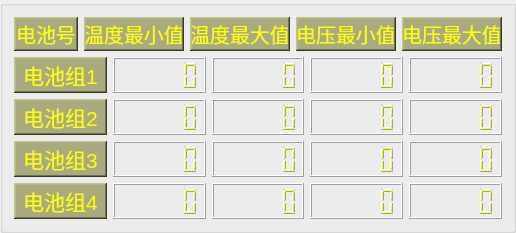
          <widget class="QGroupBox" name="groupBox_16">
           <property name="title">
            <string/>
           </property>
           <layout class="QVBoxLayout" name="verticalLayout_2" stretch="0,0,0,0,0">
            <item>
             <layout class="QHBoxLayout" name="horizontalLayout_43">
              <property name="spacing">
               <number>6</number>
              </property>
              <item>
               <widget class="QLabel" name="label_5">
                <property name="maximumSize">
                 <size>
                  <width>100</width>
                  <height>50</height>
                 </size>
                </property>
                <property name="font">
                 <font>
                  <pointsize>15</pointsize>
                 </font>
                </property>
                <property name="styleSheet">
                 <string notr="true">color: rgb(255, 255, 0);
background-color: rgb(170, 170, 127);</string>
                </property>
                <property name="frameShape">
                 <enum>QFrame::WinPanel</enum>
                </property>
                <property name="frameShadow">
                 <enum>QFrame::Raised</enum>
                </property>
                <property name="text">
                 <string>电池号</string>
                </property>
                <property name="alignment">
                 <set>Qt::AlignCenter</set>
                </property>
               </widget>
              </item>
              <item>
               <widget class="QLabel" name="label_28">
                <property name="maximumSize">
                 <size>
                  <width>100</width>
                  <height>50</height>
                 </size>
                </property>
                <property name="font">
                 <font>
                  <pointsize>15</pointsize>
                 </font>
                </property>
                <property name="styleSheet">
                 <string notr="true">color: rgb(255, 255, 0);
background-color: rgb(170, 170, 127);</string>
                </property>
                <property name="frameShape">
                 <enum>QFrame::WinPanel</enum>
                </property>
                <property name="frameShadow">
                 <enum>QFrame::Raised</enum>
                </property>
                <property name="text">
                 <string>温度最小值</string>
                </property>
                <property name="alignment">
                 <set>Qt::AlignCenter</set>
                </property>
               </widget>
              </item>
              <item>
               <widget class="QLabel" name="label_29">
                <property name="maximumSize">
                 <size>
                  <width>100</width>
                  <height>50</height>
                 </size>
                </property>
                <property name="font">
                 <font>
                  <pointsize>15</pointsize>
                 </font>
                </property>
                <property name="styleSheet">
                 <string notr="true">color: rgb(255, 255, 0);
background-color: rgb(170, 170, 127);</string>
                </property>
                <property name="frameShape">
                 <enum>QFrame::WinPanel</enum>
                </property>
                <property name="frameShadow">
                 <enum>QFrame::Raised</enum>
                </property>
                <property name="text">
                 <string>温度最大值</string>
                </property>
                <property name="alignment">
                 <set>Qt::AlignCenter</set>
                </property>
               </widget>
              </item>
              <item>
               <widget class="QLabel" name="label_30">
                <property name="maximumSize">
                 <size>
                  <width>100</width>
                  <height>50</height>
                 </size>
                </property>
                <property name="font">
                 <font>
                  <pointsize>15</pointsize>
                 </font>
                </property>
                <property name="styleSheet">
                 <string notr="true">color: rgb(255, 255, 0);
background-color: rgb(170, 170, 127);</string>
                </property>
                <property name="frameShape">
                 <enum>QFrame::WinPanel</enum>
                </property>
                <property name="frameShadow">
                 <enum>QFrame::Raised</enum>
                </property>
                <property name="text">
                 <string>电压最小值</string>
                </property>
                <property name="alignment">
                 <set>Qt::AlignCenter</set>
                </property>
               </widget>
              </item>
              <item>
               <widget class="QLabel" name="label_35">
                <property name="maximumSize">
                 <size>
                  <width>100</width>
                  <height>50</height>
                 </size>
                </property>
                <property name="font">
                 <font>
                  <pointsize>15</pointsize>
                 </font>
                </property>
                <property name="styleSheet">
                 <string notr="true">color: rgb(255, 255, 0);
background-color: rgb(170, 170, 127);</string>
                </property>
                <property name="frameShape">
                 <enum>QFrame::WinPanel</enum>
                </property>
                <property name="frameShadow">
                 <enum>QFrame::Raised</enum>
                </property>
                <property name="text">
                 <string>电压最大值</string>
                </property>
                <property name="alignment">
                 <set>Qt::AlignCenter</set>
                </property>
               </widget>
              </item>
             </layout>
            </item>
            <item>
             <layout class="QHBoxLayout" name="horizontalLayout_28">
              <item>
               <widget class="QLabel" name="label_3">
                <property name="maximumSize">
                 <size>
                  <width>100</width>
                  <height>50</height>
                 </size>
                </property>
                <property name="font">
                 <font>
                  <pointsize>16</pointsize>
                 </font>
                </property>
                <property name="styleSheet">
                 <string notr="true">color: rgb(255, 255, 0);
background-color: rgb(170, 170, 127);</string>
                </property>
                <property name="frameShape">
                 <enum>QFrame::WinPanel</enum>
                </property>
                <property name="frameShadow">
                 <enum>QFrame::Raised</enum>
                </property>
                <property name="text">
                 <string>电池组1</string>
                </property>
                <property name="alignment">
                 <set>Qt::AlignCenter</set>
                </property>
               </widget>
              </item>
              <item>
               <widget class="QLCDNumber" name="show_Battery1_MinTemperature">
                <property name="maximumSize">
                 <size>
                  <width>100</width>
                  <height>50</height>
                 </size>
                </property>
                <property name="font">
                 <font>
                  <pointsize>11</pointsize>
                 </font>
                </property>
                <property name="styleSheet">
                 <string notr="true">color: rgb(255, 255, 0);</string>
                </property>
                <property name="smallDecimalPoint">
                 <bool>true</bool>
                </property>
               </widget>
              </item>
              <item>
               <widget class="QLCDNumber" name="show_Battery1_MaxTemperature">
                <property name="maximumSize">
                 <size>
                  <width>100</width>
                  <height>50</height>
                 </size>
                </property>
                <property name="font">
                 <font>
                  <pointsize>11</pointsize>
                 </font>
                </property>
                <property name="styleSheet">
                 <string notr="true">color: rgb(255, 255, 0);</string>
                </property>
                <property name="smallDecimalPoint">
                 <bool>true</bool>
                </property>
               </widget>
              </item>
              <item>
               <widget class="QLCDNumber" name="show_Battery1_MinVoltage">
                <property name="maximumSize">
                 <size>
                  <width>100</width>
                  <height>50</height>
                 </size>
                </property>
                <property name="font">
                 <font>
                  <pointsize>11</pointsize>
                 </font>
                </property>
                <property name="styleSheet">
                 <string notr="true">color: rgb(255, 255, 0);</string>
                </property>
                <property name="smallDecimalPoint">
                 <bool>true</bool>
                </property>
               </widget>
              </item>
              <item>
               <widget class="QLCDNumber" name="show_Battery1_MaxVoltage">
                <property name="maximumSize">
                 <size>
                  <width>100</width>
                  <height>50</height>
                 </size>
                </property>
                <property name="font">
                 <font>
                  <pointsize>11</pointsize>
                 </font>
                </property>
                <property name="styleSheet">
                 <string notr="true">color: rgb(255, 255, 0);</string>
                </property>
                <property name="smallDecimalPoint">
                 <bool>true</bool>
                </property>
               </widget>
              </item>
             </layout>
            </item>
            <item>
             <layout class="QHBoxLayout" name="horizontalLayout_32">
              <item>
               <widget class="QLabel" name="label_8">
                <property name="maximumSize">
                 <size>
                  <width>100</width>
                  <height>50</height>
                 </size>
                </property>
                <property name="font">
                 <font>
                  <pointsize>16</pointsize>
                 </font>
                </property>
                <property name="styleSheet">
                 <string notr="true">color: rgb(255, 255, 0);
background-color: rgb(170, 170, 127);</string>
                </property>
                <property name="frameShape">
                 <enum>QFrame::WinPanel</enum>
                </property>
                <property name="frameShadow">
                 <enum>QFrame::Raised</enum>
                </property>
                <property name="text">
                 <string>电池组2</string>
                </property>
                <property name="alignment">
                 <set>Qt::AlignCenter</set>
                </property>
               </widget>
              </item>
              <item>
               <widget class="QLCDNumber" name="show_Battery2_MinTemperature">
                <property name="maximumSize">
                 <size>
                  <width>100</width>
                  <height>50</height>
                 </size>
                </property>
                <property name="font">
                 <font>
                  <pointsize>11</pointsize>
                 </font>
                </property>
                <property name="styleSheet">
                 <string notr="true">color: rgb(255, 255, 0);</string>
                </property>
                <property name="smallDecimalPoint">
                 <bool>true</bool>
                </property>
               </widget>
              </item>
              <item>
               <widget class="QLCDNumber" name="show_Battery2_MaxTemperature">
                <property name="maximumSize">
                 <size>
                  <width>100</width>
                  <height>50</height>
                 </size>
                </property>
                <property name="font">
                 <font>
                  <pointsize>11</pointsize>
                 </font>
                </property>
                <property name="styleSheet">
                 <string notr="true">color: rgb(255, 255, 0);</string>
                </property>
                <property name="smallDecimalPoint">
                 <bool>true</bool>
                </property>
               </widget>
              </item>
              <item>
               <widget class="QLCDNumber" name="show_Battery2_MinVoltage">
                <property name="maximumSize">
                 <size>
                  <width>100</width>
                  <height>50</height>
                 </size>
                </property>
                <property name="font">
                 <font>
                  <pointsize>11</pointsize>
                 </font>
                </property>
                <property name="styleSheet">
                 <string notr="true">color: rgb(255, 255, 0);</string>
                </property>
                <property name="smallDecimalPoint">
                 <bool>true</bool>
                </property>
               </widget>
              </item>
              <item>
               <widget class="QLCDNumber" name="show_Battery2_MaxVoltage">
                <property name="maximumSize">
                 <size>
                  <width>100</width>
                  <height>50</height>
                 </size>
                </property>
                <property name="font">
                 <font>
                  <pointsize>11</pointsize>
                 </font>
                </property>
                <property name="styleSheet">
                 <string notr="true">color: rgb(255, 255, 0);</string>
                </property>
                <property name="smallDecimalPoint">
                 <bool>true</bool>
                </property>
               </widget>
              </item>
             </layout>
            </item>
            <item>
             <layout class="QHBoxLayout" name="horizontalLayout_41">
              <item>
               <widget class="QLabel" name="label_13">
                <property name="maximumSize">
                 <size>
                  <width>100</width>
                  <height>50</height>
                 </size>
                </property>
                <property name="font">
                 <font>
                  <pointsize>16</pointsize>
                 </font>
                </property>
                <property name="styleSheet">
                 <string notr="true">color: rgb(255, 255, 0);
background-color: rgb(170, 170, 127);</string>
                </property>
                <property name="frameShape">
                 <enum>QFrame::WinPanel</enum>
                </property>
                <property name="frameShadow">
                 <enum>QFrame::Raised</enum>
                </property>
                <property name="text">
                 <string>电池组3</string>
                </property>
                <property name="alignment">
                 <set>Qt::AlignCenter</set>
                </property>
               </widget>
              </item>
              <item>
               <widget class="QLCDNumber" name="show_Battery3_MinTemperature">
                <property name="maximumSize">
                 <size>
                  <width>100</width>
                  <height>50</height>
                 </size>
                </property>
                <property name="font">
                 <font>
                  <pointsize>11</pointsize>
                 </font>
                </property>
                <property name="styleSheet">
                 <string notr="true">color: rgb(255, 255, 0);</string>
                </property>
                <property name="smallDecimalPoint">
                 <bool>true</bool>
                </property>
               </widget>
              </item>
              <item>
               <widget class="QLCDNumber" name="show_Battery3_MaxTemperature">
                <property name="maximumSize">
                 <size>
                  <width>100</width>
                  <height>50</height>
                 </size>
                </property>
                <property name="font">
                 <font>
                  <pointsize>11</pointsize>
                 </font>
                </property>
                <property name="styleSheet">
                 <string notr="true">color: rgb(255, 255, 0);</string>
                </property>
                <property name="smallDecimalPoint">
                 <bool>true</bool>
                </property>
               </widget>
              </item>
              <item>
               <widget class="QLCDNumber" name="show_Battery3_MinVoltage">
                <property name="maximumSize">
                 <size>
                  <width>100</width>
                  <height>50</height>
                 </size>
                </property>
                <property name="font">
                 <font>
                  <pointsize>11</pointsize>
                 </font>
                </property>
                <property name="styleSheet">
                 <string notr="true">color: rgb(255, 255, 0);</string>
                </property>
                <property name="smallDecimalPoint">
                 <bool>true</bool>
                </property>
               </widget>
              </item>
              <item>
               <widget class="QLCDNumber" name="show_Battery3_MaxVoltage">
                <property name="maximumSize">
                 <size>
                  <width>100</width>
                  <height>50</height>
                 </size>
                </property>
                <property name="font">
                 <font>
                  <pointsize>11</pointsize>
                 </font>
                </property>
                <property name="styleSheet">
                 <string notr="true">color: rgb(255, 255, 0);</string>
                </property>
                <property name="smallDecimalPoint">
                 <bool>true</bool>
                </property>
               </widget>
              </item>
             </layout>
            </item>
            <item>
             <layout class="QHBoxLayout" name="horizontalLayout_42">
              <item>
               <widget class="QLabel" name="label_18">
                <property name="maximumSize">
                 <size>
                  <width>100</width>
                  <height>50</height>
                 </size>
                </property>
                <property name="font">
                 <font>
                  <pointsize>16</pointsize>
                 </font>
                </property>
                <property name="styleSheet">
                 <string notr="true">color: rgb(255, 255, 0);
background-color: rgb(170, 170, 127);</string>
                </property>
                <property name="frameShape">
                 <enum>QFrame::WinPanel</enum>
                </property>
                <property name="frameShadow">
                 <enum>QFrame::Raised</enum>
                </property>
                <property name="text">
                 <string>电池组4</string>
                </property>
                <property name="alignment">
                 <set>Qt::AlignCenter</set>
                </property>
               </widget>
              </item>
              <item>
               <widget class="QLCDNumber" name="show_Battery4_MinTemperature">
                <property name="maximumSize">
                 <size>
                  <width>100</width>
                  <height>50</height>
                 </size>
                </property>
                <property name="font">
                 <font>
                  <pointsize>11</pointsize>
                 </font>
                </property>
                <property name="styleSheet">
                 <string notr="true">color: rgb(255, 255, 0);</string>
                </property>
                <property name="smallDecimalPoint">
                 <bool>true</bool>
                </property>
               </widget>
              </item>
              <item>
               <widget class="QLCDNumber" name="show_Battery4_MaxTemperature">
                <property name="maximumSize">
                 <size>
                  <width>100</width>
                  <height>50</height>
                 </size>
                </property>
                <property name="font">
                 <font>
                  <pointsize>11</pointsize>
                 </font>
                </property>
                <property name="styleSheet">
                 <string notr="true">color: rgb(255, 255, 0);</string>
                </property>
                <property name="smallDecimalPoint">
                 <bool>true</bool>
                </property>
               </widget>
              </item>
              <item>
               <widget class="QLCDNumber" name="show_Battery4_MinVoltage">
                <property name="maximumSize">
                 <size>
                  <width>100</width>
                  <height>50</height>
                 </size>
                </property>
                <property name="font">
                 <font>
                  <pointsize>11</pointsize>
                 </font>
                </property>
                <property name="styleSheet">
                 <string notr="true">color: rgb(255, 255, 0);</string>
                </property>
                <property name="smallDecimalPoint">
                 <bool>true</bool>
                </property>
               </widget>
              </item>
              <item>
               <widget class="QLCDNumber" name="show_Battery4_MaxVoltage">
                <property name="maximumSize">
                 <size>
                  <width>100</width>
                  <height>50</height>
                 </size>
                </property>
                <property name="font">
                 <font>
                  <pointsize>11</pointsize>
                 </font>
                </property>
                <property name="styleSheet">
                 <string notr="true">color: rgb(255, 255, 0);</string>
                </property>
                <property name="smallDecimalPoint">
                 <bool>true</bool>
                </property>
               </widget>
              </item>
             </layout>
            </item>
           </layout>
          </widget>
